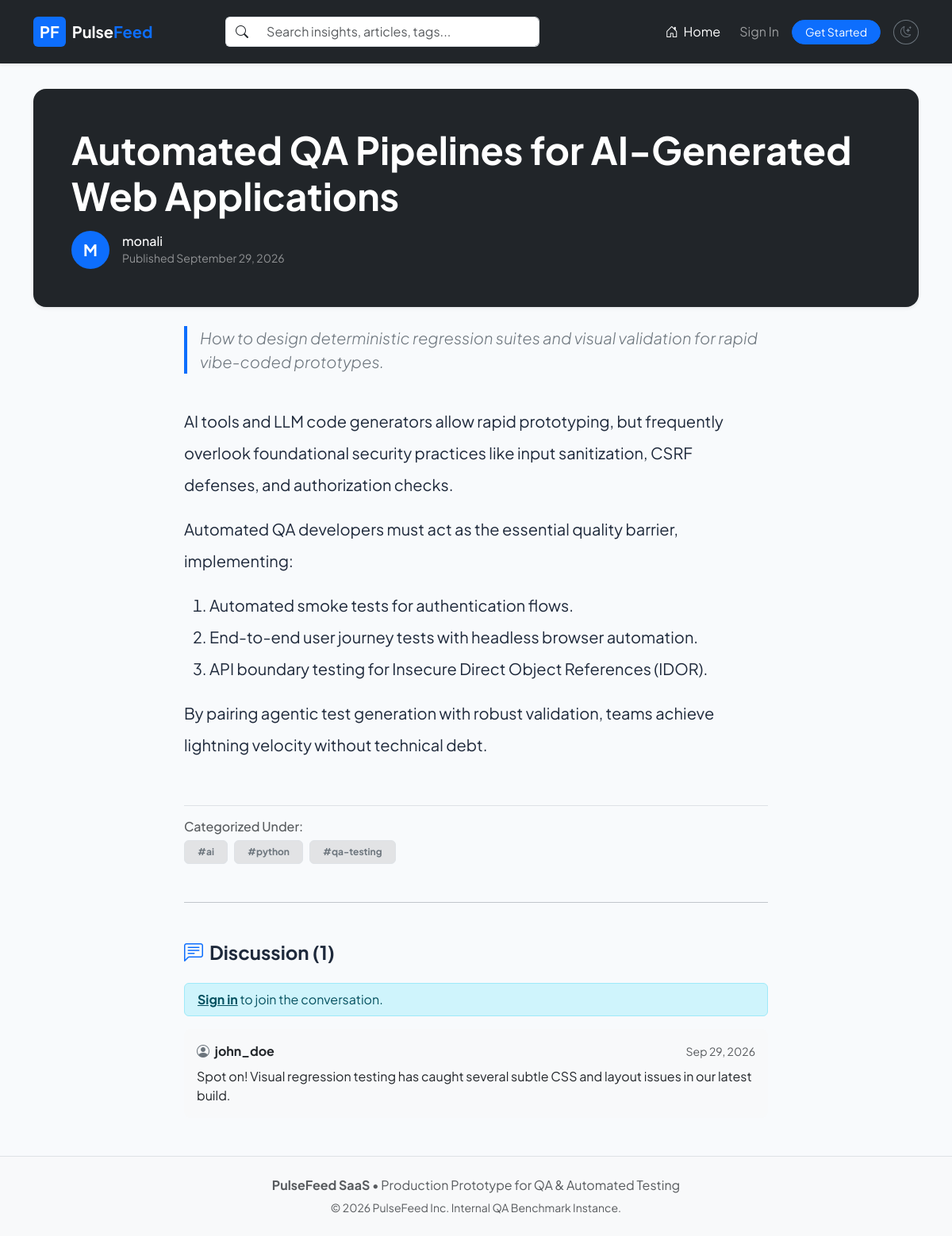
Page /article/automated-qa-pipelines-ai-webapps/ on the committed database.
### core/models.py (models this page shows, shortened)
class Article(models.Model):
    title = models.CharField(max_length=255)
    slug = models.SlugField(max_length=280, unique=True, blank=True)
    description = models.TextField(blank=True)
    body = models.TextField()
    author = models.ForeignKey(User, on_delete=models.CASCADE, related_name='articles')
    tags = models.ManyToManyField(Tag, blank=True, related_name='articles')
    favorites = models.ManyToManyField(User, blank=True, related_name='favorite_articles')
    created_at = models.DateTimeField(auto_now_add=True)
    updated_at = models.DateTimeField(auto_now=True)

class Tag(models.Model):
    name = models.CharField(max_length=50, unique=True)
    slug = models.SlugField(max_length=50, unique=True)

class Comment(models.Model):
    article = models.ForeignKey(Article, on_delete=models.CASCADE, related_name='comments')
    author = models.ForeignKey(User, on_delete=models.CASCADE, related_name='comments')
    body = models.TextField()
    created_at = models.DateTimeField(auto_now_add=True)

### core/views.py (the view)
# urls.py: path('article/<slug:slug>/', views.article_detail_view, name='article_detail'),
def article_detail_view(request, slug):
    article = get_object_or_404(Article.objects.prefetch_related('tags', 'comments__author'), slug=slug)
    comments = article.comments.all().order_by('-created_at')
    is_favorited = request.user.is_authenticated and article.favorites.filter(id=request.user.id).exists()
    return render(request, 'article_detail.html', {
        'article': article,
        'comments': comments,
        'is_favorited': is_favorited,
    })

### templates/article_detail.html (shortened to what this page needs)
{% extends 'base.html' %}
{% block content %}
<div class="container py-2">
    <div class="bg-dark text-white p-5 rounded-4 mb-4 shadow-sm">
        <h1 class="display-5 fw-bold mb-3">{{ article.title }}</h1>
        <div class="d-flex align-items-center justify-content-between flex-wrap gap-3">
            <div class="d-flex align-items-center gap-3">
                <span class="avatar-md bg-primary text-white rounded-circle text-center">{{ article.author.username|slice:":1"|upper }}</span>
                <div>
                    <h6 class="mb-0 text-white">{{ article.author.username }}</h6>
                    <small class="text-white-50">Published {{ article.created_at|date:"F d, Y" }}</small>
                </div>
            </div>
        </div>
    </div>
    <div class="row">
        <div class="col-lg-8 mx-auto">
            {% if article.description %}
                <p class="lead text-secondary fst-italic border-start border-4 border-primary ps-3 mb-4">
                    {{ article.description }}
                </p>
            {% endif %}
            <div class="article-body-content py-3 fs-5 lh-lg" id="article-body">
                {{ article.body|safe }}
            </div>
            <div class="mt-4 pt-3 border-top">
                <h6 class="text-muted mb-2">Categorized Under:</h6>
                <div class="d-flex flex-wrap gap-2" id="article-tags-list">
                    {% for tag in article.tags.all %}
                        <span class="badge bg-secondary-subtle text-secondary px-3 py-2 border">#{{ tag.name }}</span>
                    {% empty %}
                        <span class="text-muted fst-italic small" id="no-tags-notice">No tags attached to this story.</span>
                    {% endfor %}
                </div>
            </div>
            <hr class="my-5">
            <div class="comments-section">
                <h4 class="fw-bold mb-4"><i class="bi bi-chat-left-text me-2 text-primary"></i>Discussion ({{ comments.count }})</h4>
                {% if user.is_authenticated %}
                    <div class="card mb-4 border-0 shadow-sm rounded-3">
                        <div class="card-body p-3">
                            <form id="comment-form" data-article-id="{{ article.id }}">
                                <div class="mb-3">
                                    <textarea class="form-control" id="comment-body" rows="3" placeholder="Write a thoughtful comment..." required></textarea>
                                </div>
                                <div class="d-flex justify-content-between align-items-center">
                                    <small class="text-muted">Posting as @{{ user.username }}</small>
                                    <button type="submit" class="btn btn-primary btn-sm px-4">Post Comment</button>
                                </div>
                            </form>
                        </div>
                    </div>
                {% else %}
                    <div class="alert alert-info py-2">
                        <a href="{% url 'login' %}?next={{ request.path }}" class="alert-link">Sign in</a> to join the conversation.
                    </div>
                {% endif %}
                <div id="comments-container">
                    {% for comment in comments %}
                        <div class="card mb-3 border-0 bg-light rounded-3">
                            <div class="card-body p-3">
                                <div class="d-flex justify-content-between align-items-center mb-2">
                                    <span class="fw-bold text-dark"><i class="bi bi-person-circle me-1 text-secondary"></i> {{ comment.author.username }}</span>
                                    <small class="text-muted">{{ comment.created_at|date:"M d, Y" }}</small>
                                </div>
                                <p class="card-text mb-0">{{ comment.body }}</p>
                            </div>
                        </div>
                    {% empty %}
                        <p class="text-muted small fst-italic" id="no-comments-msg">No comments yet. Share your thoughts!</p>
                    {% endfor %}
                </div>
            </div>
        </div>
    </div>
</div>
{% endblock %}

### static/css/style.css (style rules this page uses)
:root { --primary-color: #4f46e5; --primary-hover: #4338ca; --bg-light: #f8fafc; --text-dark: #1e293b; --text-muted: #64748b; --card-bg: #ffffff; --border-color: #e2e8f0; }
body { font-family: 'Plus Jakarta Sans', -apple-system, BlinkMacSystemFont, "Segoe UI", Roboto, sans-serif; background-color: var(--bg-light); color: var(--text-dark); min-height: 100vh; display: flex; flex-direction: column; transition: background-color 0.2s ease, color 0.2s ease; }
.avatar-md { width: 48px; height: 48px; display: inline-flex; align-items: center; justify-content: center; font-size: 1.25rem; font-weight: bold; }

### rows in the picture
Article: title "Automated QA Pipelines for AI-Generated Web Applications", author.username "M", author.username "monali", created_at "September 29, 2026", description "How to design deterministic regression suites and visual validation for rapid vibe-coded prototypes.", body "AI tools and LLM code generators allow rapid prototyping, but frequently overlook foundational security practices like input sanitization, CSRF defenses, and authorization checks. Automated QA developers must act as the essential quality barrier, implementing: Automated smoke tests for authentication flows. End-to-end user journey tests with headless browser automation. API boundary testing for Insecure Direct Object References (IDOR). By pairing agentic test generation with robust validation, teams achieve lightning velocity without technical debt."
Tag: name "ai"
Tag: name "python"
Tag: name "qa-testing"
Comment: author.username "john_doe", created_at "Sep 29, 2026", body "Spot on! Visual regression testing has caught several subtle CSS and layout issues in our latest build."

### other values in the picture
{{ comments.count }} "1"
